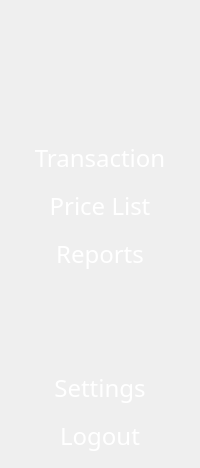
     <widget class="QWidget" name="menu_widget" native="true">
      <property name="minimumSize">
       <size>
        <width>160</width>
        <height>0</height>
       </size>
      </property>
      <layout class="QVBoxLayout" name="verticalLayout">
       <item>
        <widget class="QPushButton" name="menu_logo">
         <property name="minimumSize">
          <size>
           <width>0</width>
           <height>120</height>
          </size>
         </property>
         <property name="text">
          <string/>
         </property>
         <property name="icon">
          <iconset resource="icons.qrc">
           <normaloff>:/icons/logo_1.png</normaloff>
           <disabledoff>:/icons/logo_1.png</disabledoff>:/icons/logo_1.png</iconset>
         </property>
         <property name="iconSize">
          <size>
           <width>120</width>
           <height>120</height>
          </size>
         </property>
         <property name="flat">
          <bool>true</bool>
         </property>
        </widget>
       </item>
       <item>
        <widget class="QPushButton" name="menu_transaction">
         <property name="font">
          <font>
           <family>Segoe UI Light</family>
           <pointsize>18</pointsize>
          </font>
         </property>
         <property name="styleSheet">
          <string notr="true">color: rgb(255, 255, 255);</string>
         </property>
         <property name="text">
          <string>Transaction</string>
         </property>
         <property name="flat">
          <bool>true</bool>
         </property>
        </widget>
       </item>
       <item>
        <widget class="QPushButton" name="menu_price_list">
         <property name="font">
          <font>
           <family>Segoe UI Light</family>
           <pointsize>18</pointsize>
          </font>
         </property>
         <property name="styleSheet">
          <string notr="true">color: rgb(255, 255, 255);</string>
         </property>
         <property name="text">
          <string>Price List</string>
         </property>
         <property name="flat">
          <bool>true</bool>
         </property>
        </widget>
       </item>
       <item>
        <widget class="QPushButton" name="menu_reports">
         <property name="font">
          <font>
           <family>Segoe UI Light</family>
           <pointsize>18</pointsize>
          </font>
         </property>
         <property name="styleSheet">
          <string notr="true">color: rgb(255, 255, 255);</string>
         </property>
         <property name="text">
          <string>Reports</string>
         </property>
         <property name="flat">
          <bool>true</bool>
         </property>
        </widget>
       </item>
       <item>
        <widget class="QWidget" name="widget_2" native="true">
         <property name="minimumSize">
          <size>
           <width>0</width>
           <height>80</height>
          </size>
         </property>
        </widget>
       </item>
       <item>
        <widget class="QPushButton" name="menu_settings">
         <property name="font">
          <font>
           <family>Segoe UI Light</family>
           <pointsize>18</pointsize>
          </font>
         </property>
         <property name="styleSheet">
          <string notr="true">color: rgb(255, 255, 255);</string>
         </property>
         <property name="text">
          <string>Settings</string>
         </property>
         <property name="flat">
          <bool>true</bool>
         </property>
        </widget>
       </item>
       <item>
        <widget class="QPushButton" name="menu_logout">
         <property name="font">
          <font>
           <family>Segoe UI Light</family>
           <pointsize>18</pointsize>
          </font>
         </property>
         <property name="styleSheet">
          <string notr="true">color: rgb(255, 255, 255);</string>
         </property>
         <property name="text">
          <string>Logout</string>
         </property>
         <property name="flat">
          <bool>true</bool>
         </property>
        </widget>
       </item>
      </layout>
     </widget>
